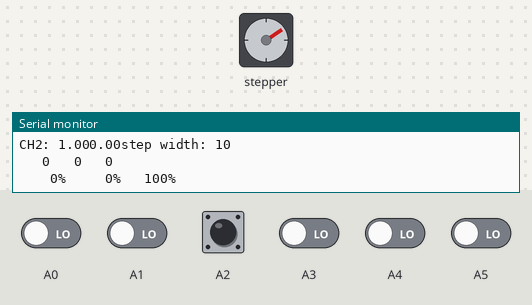
Bench run of a sketch on a simulated Arduino Uno, built with avr-gcc and run on an emulated ATmega328P. Parts: stepper motor, the last lines printed to the serial monitor. The inputs (shaded band) are chosen by the test bench; at power-on: A0–5 LOW. Stepper angles assume 2048 steps per turn.

Above: at 1.2 s.
1.3 s: A2 driven HIGH
At 1.79 s:
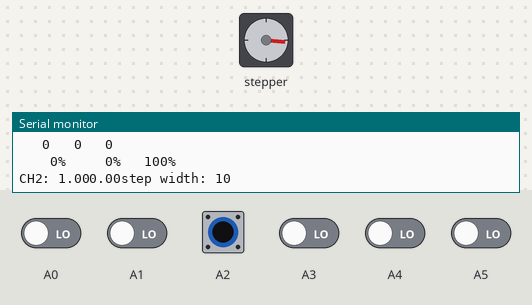
4.3 s: A2 pulsed LOW 2 times (0.12 s each, 0.3 s apart)
At 4.59 s:
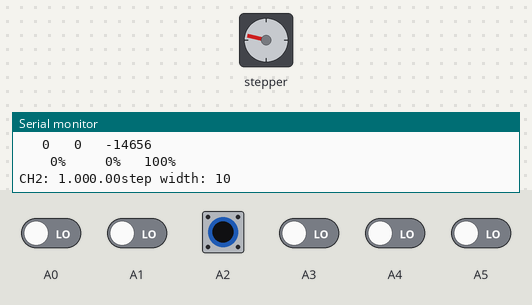
7.3 s: A2 driven LOW
At 7.71 s:
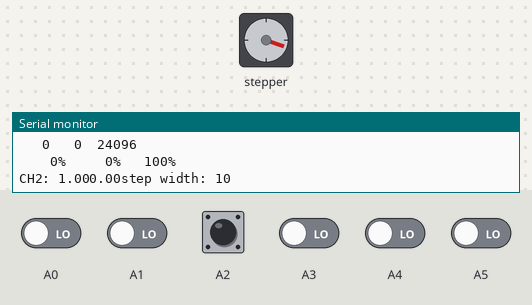
10.3 s: A2 pulsed HIGH 5 times (0.12 s each, 0.3 s apart)
Timing chart, 0 to 15.8 s (numbered marks = the images above; inputs shaded):
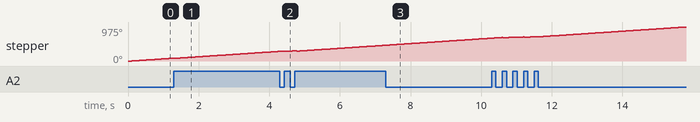

The sketch:

rc_servomixer_example.ino
```cpp
// servo variables

#include <Servo.h> // include the servo library to control the servos
#include <Stepper.h>


Servo servo1;   // name each servo output for use with the servo library
Servo servo2;
Servo servo3;

// Each servo must be attached to a pin that has a PWM output
// on the arduino uno, nano and pro mini these pins are 3, 5, 6, 9, 10 and 11


const int stepsPerRevolution = 2048;  // change this to fit the number of steps per revolution
const int rolePerMinute = 17;         // Adjustable range of 28BYJ-48 stepper is 0~17 rpm

// initialize the stepper library on pins 8 through 11:
Stepper myStepper(stepsPerRevolution, 8, 10, 9, 11);


// Select Servo Direction, Rates and Sub-atrim (the size of each array must match the number of servos)

boolean servo_dir[] = {0,1};     // Direction: 0 is normal, 1 is reverse
float servo_rates[] = {1,0.5};  // Rates: range 0 to 2 (1 = +-500us (NORMAL), 2 = +-1000us (MAX)): The amount of servo deflection in both directions
float servo_subtrim[] = {0.0,0.0};  // Subtrimrange -1 to +1 (-1 = 1000us, 0 = 1500us, 1 = 2000us): The neutral position of the servo
boolean servo_mix_on = true;

unsigned long now;                  // timing variables to update data at a regular interval
unsigned long rc_update;

// Receiver variables

const int channels = 3;                   // specify the number of receiver channels
float RC_in[channels];                    // an array to store the calibrated input from receiver

void setup() {

    myStepper.setSpeed(rolePerMinute);

    setup_pwmRead();
    Serial.begin(115200);
}

void loop() {

    now = millis();

    if(RC_avail() || now - rc_update > 25){   // if RC data is available or 25ms has passed since last update (adjust to > frame rate of receiver)

      rc_update = now;

      print_RCpwm();                        // uncommment to print raw data from receiver to serial

      for (int i = 0; i<channels; i++){       // run through each RC channel
        int CH = i+1;

        RC_in[i] = RC_decode(CH);             // decode receiver channel and apply failsafe

        print_decimal2percentage(RC_in[i]);   // uncomment to print calibrated receiver input (+-100%) to serial
      }
     Serial.println();                       // uncomment when printing calibrated receiver input to serial.


//      for(int stepnum = 0; stepnum < 2048; stepnum = stepnum+2)
//      {
//
//        Serial.print("step width: "); Serial.println(stepnum);
//
//        now = millis();
//        while(millis() < now + 2000)
//        {
//            myStepper.step(stepsPerRevolution);
//        }
//
//      }
      if (servo_mix_on == true){              // MIXING ON
        int num_steps = calc_steps(3);

        Serial.print("step width: "); Serial.println(num_steps);

        myStepper.step(num_steps);

    }
  }
}
```

Source omitted: pwmread_rcfailsafe.ino (25830 bytes)
